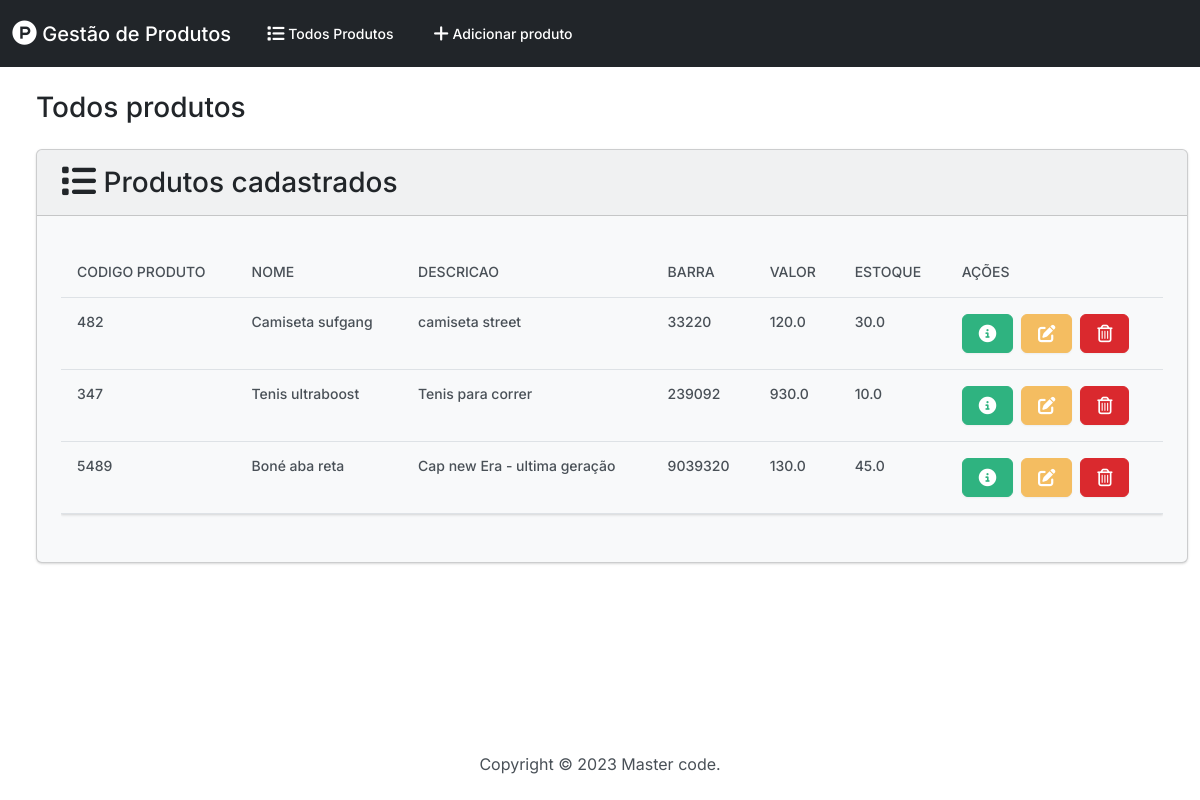
The page / on the database its author committed.
### produtos/models.py (models this page shows, shortened)
class Produtos(models.Model):
    cod_prod =models.PositiveIntegerField()
    nome = models.CharField(max_length=50)
    descricao = models.CharField(max_length=150)
    barra = models.CharField(max_length=50)
    valor = models.FloatField()
    estoque = models.FloatField()

### produtos/views.py (the view)
# urls.py: path('', views.index, name='index'),
def index(request):
    return render(request, 'produtos/index.html', {
        'produtos': Produtos.objects.all()
    })

### produtos/templates/produtos/index.html (shortened to what this page needs)
{% extends "produtos/base.html" %}
{% block body %}
<h3 class="m-4">Todos produtos<h3>
    <div class="row">
        <div class="col-12">
            {% if produtos %}
                <div class="card bg-light ms-4 mb-4">
                    <div class="card-header">
                        <i class="fa-solid fa-list fa-lg"></i> Produtos cadastrados
                    </div>
                    <div class="card-body">
                        <p class="card-text">
                            <div class="table-responsive">
                                <table class="table table-hover">
                                    <thead>
                                      <tr>
                                        <th scope="col">Codigo produto</th>
                                        <th scope="col">Nome</th>
                                        <th scope="col">Descricao</th>
                                        <th scope="col">Barra</th>
                                        <th scope="col">Valor</th>
                                        <th scope="col">Estoque</th>
                                        <th scope="col">Ações</th>
                                      </tr>
                                    </thead>
                                    <tbody>
                                        {% for produto in produtos %}
                                            <tr>
                                                <td>{{ produto.cod_prod }}</td>
                                                <td>{{ produto.nome }}</td>
                                                <td>{{ produto.descricao }}</td>
                                                <td>{{ produto.barra }}</td>
                                                <td>{{ produto.valor }}</td>
                                                <td>{{ produto.estoque }}</td>
                                                <td>
                                                    <button type="button" class="btn btn-success me-1" href="{% url 'view_produto' produto.id %}" data-bs-toggle="modal"
                                                    data-bs-target="#myModal{{produto.id}}"></button>
                                                    <a class="btn btn-warning me-1" href="{% url 'edit' produto.id %}">
                                                    </a>
                                                    <button type="button" class="btn btn-danger" data-bs-toggle="modal" data-bs-target="#delete{{produto.id}}">
                                                    </button>
                                                </td>
                                            </tr>
                                        {% endfor %}
                                    </tbody>
                                  </table>
                            </div>
                        </p>
                    </div>
                </div>
            {% else %}
                <h5 class="alert alert-primary ms-4 me-4">Não foi encontrado produtos</h5>
            {% endif %}
        </div>
    </div>
{% endblock %}

### produtos/templates/produtos/base.html (shortened to what this page needs)
{% load static %}
<!DOCTYPE html>
<html lang="en">
<head>
    <link rel="stylesheet" href="https://cdnjs.cloudflare.com/ajax/libs/font-awesome/6.4.0/css/all.min.css"  />
    <link rel="stylesheet" href="{% static 'css/bootstrap.min.css' %}">
</head>
<body class="d-flex flex-column min-vh-100">
    <nav class="navbar navbar-expand-lg navbar-dark bg-dark">
        <div class="container-fluid">
            <a class="navbar-brand" href="{% url 'index' %}">
                <i class="fa-brands fa-product-hunt fa-lg"></i> Gestão de Produtos
           </a>
          <div class="collapse navbar-collapse" id="navbarColor01">
            <ul class="navbar-nav me-auto">
              <li class="nav-item">
                <a class="nav-link" href="{% url 'index' %}"> Todos Produtos</a>
              </li>
              <li class="nav-item">
                <a class="nav-link" href="{% url 'add' %}"> Adicionar produto</a>
              </li>
            </ul>
          </div>
        </div>
    </nav>
    <div class="container-fluid">
        {% block body %}
        {% endblock %}
    </div>
    <footer class="mt-auto mb-4">
        <div class="text-center">
            <span>
                Copyright &copy; <script>document.write(new Date().getFullYear())</script> Master code.
            </span>
        </div>
    </footer>
</body>
</html>

### rows shown on the page
Produtos: cod_prod "482", nome "Camiseta sufgang", descricao "camiseta street", barra "33220", valor "120.0", estoque "30.0"
Produtos: cod_prod "347", nome "Tenis ultraboost", descricao "Tenis para correr", barra "239092", valor "930.0", estoque "10.0"
Produtos: cod_prod "5489", nome "Boné aba reta", descricao "Cap new Era - ultima geração", barra "9039320", valor "130.0", estoque "45.0"
